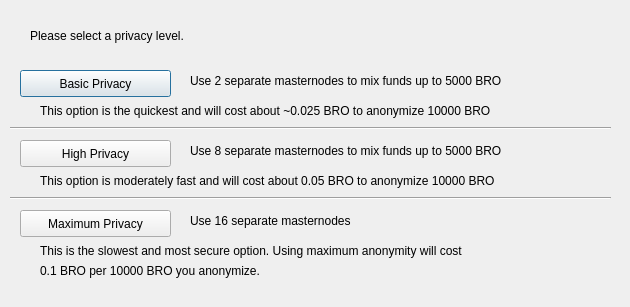
<?xml version="1.0" encoding="UTF-8"?>
<ui version="4.0">
 <class>ObfuscationConfig</class>
 <widget class="QDialog" name="ObfuscationConfig">
  <property name="geometry">
   <rect>
    <x>0</x>
    <y>0</y>
    <width>630</width>
    <height>307</height>
   </rect>
  </property>
  <property name="windowTitle">
   <string>Configure Obfuscation</string>
  </property>
  <widget class="QPushButton" name="buttonBasic">
   <property name="geometry">
    <rect>
     <x>20</x>
     <y>70</y>
     <width>151</width>
     <height>27</height>
    </rect>
   </property>
   <property name="text">
    <string>Basic Privacy</string>
   </property>
  </widget>
  <widget class="QPushButton" name="buttonHigh">
   <property name="geometry">
    <rect>
     <x>20</x>
     <y>140</y>
     <width>151</width>
     <height>27</height>
    </rect>
   </property>
   <property name="text">
    <string>High Privacy</string>
   </property>
  </widget>
  <widget class="QPushButton" name="buttonMax">
   <property name="geometry">
    <rect>
     <x>20</x>
     <y>210</y>
     <width>151</width>
     <height>27</height>
    </rect>
   </property>
   <property name="text">
    <string>Maximum Privacy</string>
   </property>
  </widget>
  <widget class="QLabel" name="label">
   <property name="geometry">
    <rect>
     <x>30</x>
     <y>20</y>
     <width>571</width>
     <height>31</height>
    </rect>
   </property>
   <property name="text">
    <string>Please select a privacy level.</string>
   </property>
  </widget>
  <widget class="QLabel" name="label_2">
   <property name="geometry">
    <rect>
     <x>190</x>
     <y>70</y>
     <width>421</width>
     <height>21</height>
    </rect>
   </property>
   <property name="text">
    <string>Use 2 separate masternodes to mix funds up to 5000 BRO</string>
   </property>
  </widget>
  <widget class="QLabel" name="label_3">
   <property name="geometry">
    <rect>
     <x>190</x>
     <y>140</y>
     <width>411</width>
     <height>21</height>
    </rect>
   </property>
   <property name="text">
    <string>Use 8 separate masternodes to mix funds up to 5000 BRO</string>
   </property>
  </widget>
  <widget class="QLabel" name="label_4">
   <property name="geometry">
    <rect>
     <x>190</x>
     <y>210</y>
     <width>421</width>
     <height>21</height>
    </rect>
   </property>
   <property name="text">
    <string>Use 16 separate masternodes</string>
   </property>
  </widget>
  <widget class="QLabel" name="label_6">
   <property name="geometry">
    <rect>
     <x>40</x>
     <y>100</y>
     <width>561</width>
     <height>21</height>
    </rect>
   </property>
   <property name="text">
    <string>This option is the quickest and will cost about ~0.025 BRO to anonymize 10000 BRO</string>
   </property>
  </widget>
  <widget class="QLabel" name="label_7">
   <property name="geometry">
    <rect>
     <x>40</x>
     <y>170</y>
     <width>561</width>
     <height>21</height>
    </rect>
   </property>
   <property name="text">
    <string>This option is moderately fast and will cost about 0.05 BRO to anonymize 10000 BRO</string>
   </property>
  </widget>
  <widget class="QLabel" name="label_8">
   <property name="geometry">
    <rect>
     <x>40</x>
     <y>240</y>
     <width>561</width>
     <height>21</height>
    </rect>
   </property>
   <property name="text">
    <string>This is the slowest and most secure option. Using maximum anonymity will cost</string>
   </property>
  </widget>
  <widget class="QLabel" name="label_9">
   <property name="geometry">
    <rect>
     <x>40</x>
     <y>260</y>
     <width>561</width>
     <height>21</height>
    </rect>
   </property>
   <property name="text">
    <string>0.1 BRO per 10000 BRO you anonymize.</string>
   </property>
  </widget>
  <widget class="Line" name="line">
   <property name="geometry">
    <rect>
     <x>10</x>
     <y>120</y>
     <width>601</width>
     <height>16</height>
    </rect>
   </property>
   <property name="orientation">
    <enum>Qt::Horizontal</enum>
   </property>
  </widget>
  <widget class="Line" name="line_2">
   <property name="geometry">
    <rect>
     <x>10</x>
     <y>190</y>
     <width>601</width>
     <height>16</height>
    </rect>
   </property>
   <property name="orientation">
    <enum>Qt::Horizontal</enum>
   </property>
  </widget>
 </widget>
 <resources/>
 <connections/>
</ui>
